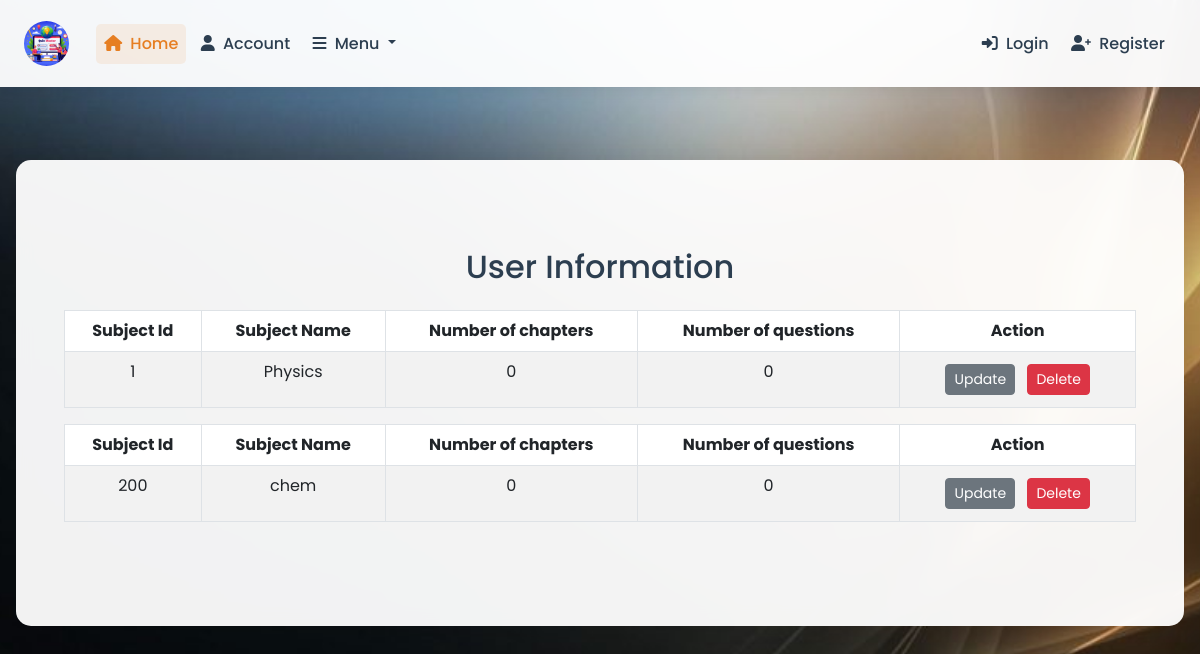
The page /subjects on the database as committed earlier.
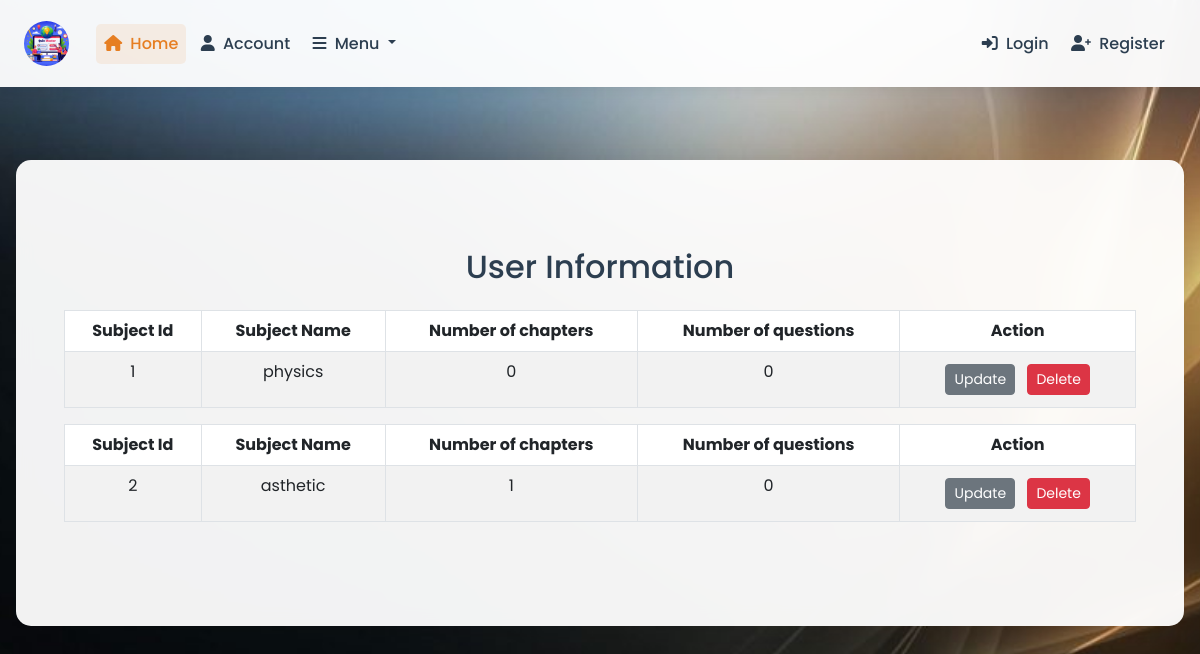
The same page on the database as committed later.
### App/models.py (models this page shows, shortened)
class Subjects(db.Model):
    id = db.Column(db.Integer, primary_key=True)
    name = db.Column(db.String(20), nullable=False)
    no_of_chapters = db.Column(db.Integer, nullable=False, default=0)
    no_of_questions = db.Column(db.Integer, nullable=False, default=0)
    chapters = db.relationship('Chapters', backref='subject', lazy=True)
    questions = db.relationship('Questions', backref='subject', lazy=True)

### App/routes.py (the view)
@app.route('/subjects',methods = ['GET','POST'])
def subject_list():
    sub = Subjects.query.all()
    return render_template('subject_list.html',title = 'Subjects', sub = sub)

### App/templates/subject_list.html (shortened to what this page needs)
{% extends "layout.html" %}
{% block content %}
<div class="container my-4">
    <h2 class="text-center mb-4">User Information</h2>
    <diV>
      {% for sub in sub%}
      <table class="table table-bordered table-striped table-hover text-center">
        <thead class="thead-dark">
          <tr>
            <th>Subject Id</th>
            <th>Subject Name</th>
            <th>Number of chapters</th>
            <th>Number of questions</th>
            <th>Action</th>
          </tr>
        </thead>
        <tbody>
          <tr>
              <td>{{ sub.id }}</td>
              <td>{{ sub.name }}</td>
              <td>{{ sub.no_of_chapters }}</td>
              <td>{{ sub.no_of_questions }}</td>
              <td><div>
                <a class="btn btn-secondary btn-sm m-1" href="{{url_for('update_sub', sub_id = sub.id)}}">Update</a>
                <button type="button" class="btn btn-danger btn-sm m-1" data-toggle="modal" data-target="deleteModal ">Delete</button>
              </div>
              </td>
            </tr>
        </tbody>
    </table>
    </diV>
    {% endfor %}
</div>
{% endblock content %}

Rows that differ between the two databases and show on the page:
removed Subjects: id "200", name "chem", no_of_chapters "0", no_of_questions "0"
changed Subjects id 1: name "Physics" → "physics"
added Subjects: id "2", name "asthetic", no_of_chapters "1", no_of_questions "0"
